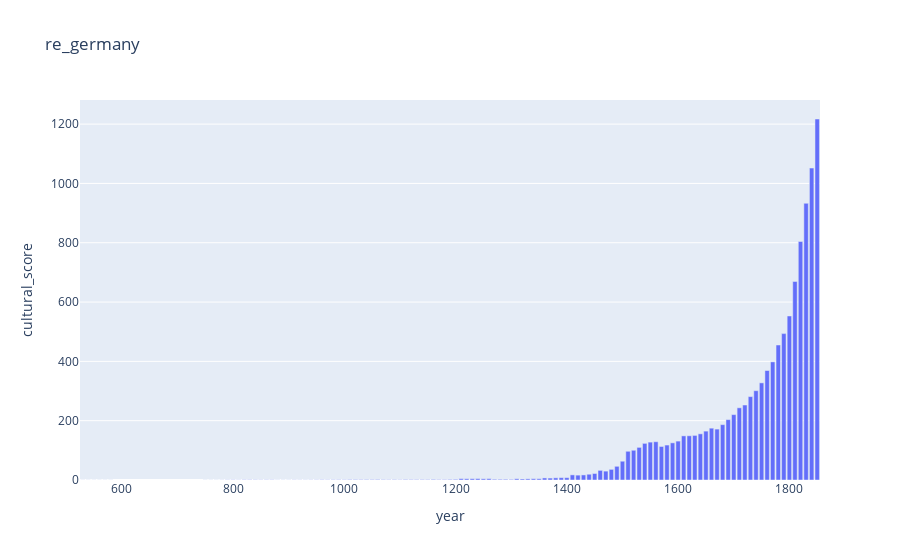
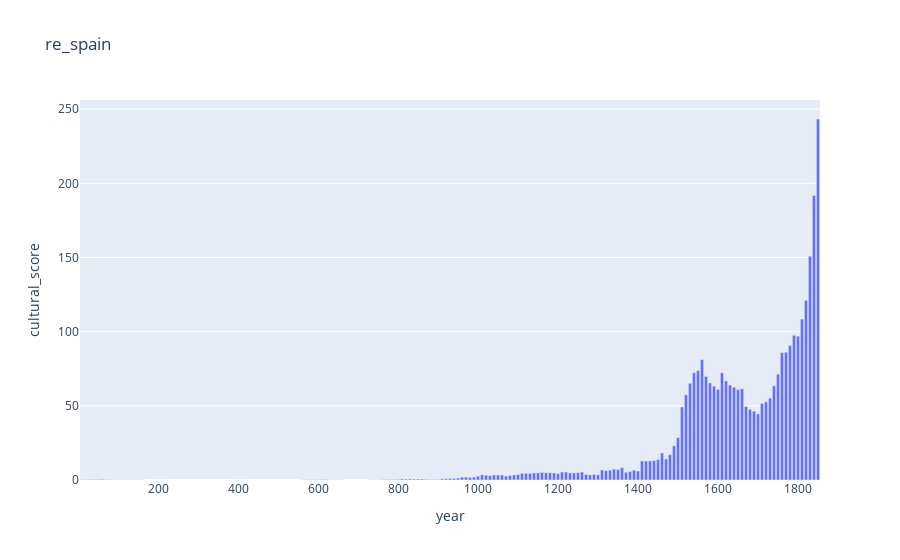
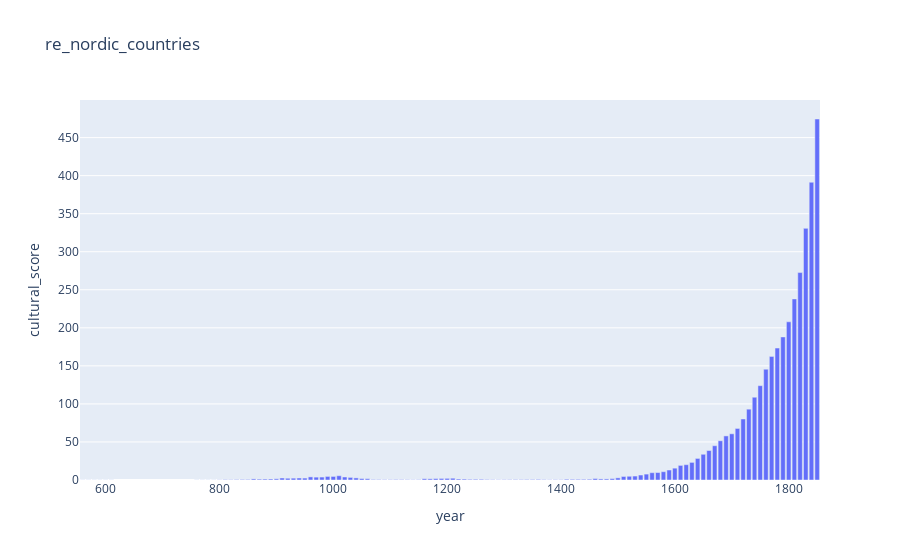
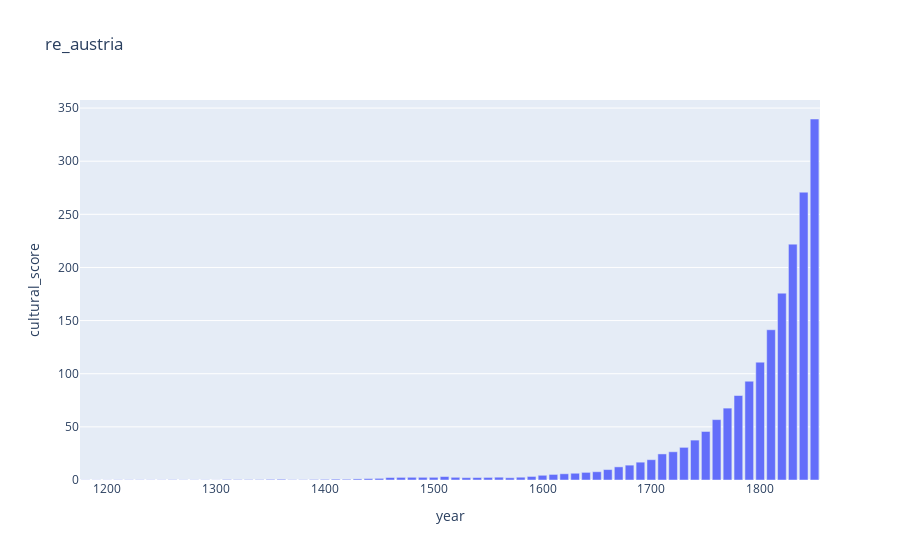

Source (notebook cell) for these figures, in order:
### Code cell
for reg in set(df_fig.region):
    df_test = df_fig[df_fig['region']==reg]
    fig = px.bar(df_test, x = 'year', y = 'cultural_score', title = reg)
    fig.show()

### Figure 1 — Plotly figure (JSON) as saved in the notebook; plotly's stock layout.template omitted (floating-point values rounded to 4 significant figures)
{"data": [{"alignmentgroup": "True", "hovertemplate": "year=%{x}<br>cultural_score=%{y}<extra></extra>", "legendgroup": "", "marker": {"color": "#636efa", "pattern": {"shape": ""}}, "name": "", "offsetgroup": "", "orientation": "v", "showlegend": false, "textposition": "auto", "type": "bar", "x": [530, 540, 550, 560, 570, 580, 750, 760, 770, 780, 790, 800, 810, 820, 830, 840, 850, 860, 870, 880, 890, 900, 910, 920, 930, 940, 950, 960, 970, 980, 990, 1000, 1010, 1020, 1030, 1040, 1050, 1060, 1070, 1080, 1090, 1100, 1110, 1120, 1130, 1140, 1150, 1160, 1170, 1180, 1190, 1200, 1210, 1220, 1230, 1240, 1250, 1260, 1270, 1280, 1290, 1300, 1310, 1320, 1330, 1340, 1350, 1360, 1370, 1380, 1390, 1400, 1410, 1420, 1430, 1440, 1450, 1460, 1470, 1480, 1490, 1500, 1510, 1520, 1530, 1540, 1550, 1560, 1570, 1580, 1590, 1600, 1610, 1620, 1630, 1640, 1650, 1660, 1670, 1680, 1690, 1700, 1710, 1720, 1730, 1740, 1750, 1760, 1770, 1780, 1790, 1800, 1810, 1820, 1830, 1840, 1850], "xaxis": "x", "y": [0.1222, 0.1222, 0.1222, 0.1222, 0.1222, 0.1222, 0.2095, 0.2095, 0.2095, 0.3404, 0.5816, 0.6882, 0.4787, 0.9066, 0.9066, 0.7757, 0.643, 0.742, 0.742, 0.3141, 0.3141, 0.3141, 0.5075, 0.4137, 0.4137, 0.5258, 0.6453, 0.9481, 0.7563, 0.9562, 1.076, 0.9642, 1.565, 1.481, 1.371, 1.473, 1.455, 1.759, 1.245, 1.026, 1.238, 0.9263, 1.637, 1.452, 1.35, 1.457, 1.352, 1.965, 1.387, 1.373, 1.912, 2.227, 4.577, 4.286, 4.369, 4.674, 4.03, 4.56, 2.38, 2.364, 2.355, 2.05, 4.115, 3.472, 3.916, 4.323, 4.32, 6.939, 6.501, 7.302, 7.854, 7.952, 17.29, 16.4, 17.13, 19.46, 21.94, 32.54, 29.95, 35.85, 46.17, 63.32, 96.86, 100.3, 110.0, 123.5, 127.7, 129.1, 113.1, 117.9, 125.3, 131.1, 148.8, 149.1, 150.4, 155.7, 164.8, 174.8, 171.6, 186.7, 203.6, 220.5, 243.4, 252.9, 281.2, 301.1, 327.5, 369.2, 398.4, 455.2, 493.6, 553.1, 669.5, 804.3, 933.0, 1052.0, 1217.0], "yaxis": "y"}], "layout": {"autosize": true, "barmode": "relative", "legend": {"tracegroupgap": 0}, "title": {"text": "re_germany"}, "xaxis": {"anchor": "y", "autorange": true, "domain": [0, 1], "range": [525, 1855], "title": {"text": "year"}, "type": "linear"}, "yaxis": {"anchor": "x", "autorange": true, "domain": [0, 1], "range": [0, 1281.0], "title": {"text": "cultural_score"}, "type": "linear"}}}

### Figure 2 — Plotly figure (JSON) as saved in the notebook; plotly's stock layout.template omitted (floating-point values rounded to 4 significant figures; data arrays with more than 128 entries replaced by an {"elided": "..."} marker saying what was removed)
{"data": [{"alignmentgroup": "True", "hovertemplate": "year=%{x}<br>cultural_score=%{y}<extra></extra>", "legendgroup": "", "marker": {"color": "#636efa", "pattern": {"shape": ""}}, "name": "", "offsetgroup": "", "orientation": "v", "showlegend": false, "textposition": "auto", "type": "bar", "x": {"elided": "140 int values"}, "xaxis": "x", "y": {"elided": "140 float values"}, "yaxis": "y"}], "layout": {"autosize": true, "barmode": "relative", "legend": {"tracegroupgap": 0}, "title": {"text": "re_spain"}, "xaxis": {"anchor": "y", "autorange": true, "domain": [0, 1], "range": [5, 1855], "title": {"text": "year"}, "type": "linear"}, "yaxis": {"anchor": "x", "autorange": true, "domain": [0, 1], "range": [0, 256.2], "title": {"text": "cultural_score"}, "type": "linear"}}}

### Figure 3 — Plotly figure (JSON) as saved in the notebook; plotly's stock layout.template omitted (floating-point values rounded to 4 significant figures)
{"data": [{"alignmentgroup": "True", "hovertemplate": "year=%{x}<br>cultural_score=%{y}<extra></extra>", "legendgroup": "", "marker": {"color": "#636efa", "pattern": {"shape": ""}}, "name": "", "offsetgroup": "", "orientation": "v", "showlegend": false, "textposition": "auto", "type": "bar", "x": [560, 570, 580, 590, 600, 610, 760, 770, 780, 790, 800, 810, 820, 830, 840, 850, 860, 870, 880, 890, 900, 910, 920, 930, 940, 950, 960, 970, 980, 990, 1000, 1010, 1020, 1030, 1040, 1050, 1060, 1070, 1080, 1090, 1100, 1110, 1120, 1130, 1140, 1150, 1160, 1170, 1180, 1190, 1200, 1210, 1220, 1230, 1240, 1250, 1260, 1270, 1280, 1290, 1300, 1310, 1320, 1330, 1340, 1350, 1360, 1370, 1380, 1390, 1400, 1410, 1420, 1430, 1440, 1450, 1460, 1470, 1480, 1490, 1500, 1510, 1520, 1530, 1540, 1550, 1560, 1570, 1580, 1590, 1600, 1610, 1620, 1630, 1640, 1650, 1660, 1670, 1680, 1690, 1700, 1710, 1720, 1730, 1740, 1750, 1760, 1770, 1780, 1790, 1800, 1810, 1820, 1830, 1840, 1850], "xaxis": "x", "y": [0.1068, 0.1068, 0.1068, 0.1068, 0.1068, 0.1068, 0.1006, 0.1006, 0.1006, 0.1006, 0.2009, 0.5114, 0.4108, 0.6135, 0.7189, 0.7189, 1.45, 1.139, 1.239, 1.338, 1.573, 2.613, 2.312, 2.412, 2.635, 2.535, 4.087, 3.755, 3.871, 4.7, 4.689, 5.643, 3.954, 3.402, 2.757, 1.928, 1.718, 0.673, 0.5852, 0.4293, 0.4293, 0.6351, 0.5341, 0.4229, 0.3072, 0.414, 1.656, 1.569, 1.874, 2.045, 2.146, 2.343, 1.311, 1.193, 0.8872, 0.9282, 0.9284, 0.6243, 0.4145, 0.3128, 0.4171, 0.4696, 0.5716, 0.5716, 0.6829, 0.6829, 0.7832, 0.5188, 0.3159, 0.4169, 0.4078, 1.015, 0.9123, 0.9123, 0.9123, 1.02, 1.922, 1.418, 1.42, 1.844, 2.814, 4.64, 4.9, 5.203, 6.53, 7.758, 9.613, 9.833, 10.92, 13.14, 15.58, 19.19, 20.12, 23.15, 28.36, 33.82, 38.75, 45.06, 51.59, 57.95, 60.73, 67.76, 80.19, 93.09, 108.8, 124.0, 145.6, 162.4, 173.4, 188.0, 207.9, 238.0, 272.6, 330.7, 391.3, 474.5], "yaxis": "y"}], "layout": {"autosize": true, "barmode": "relative", "legend": {"tracegroupgap": 0}, "title": {"text": "re_nordic_countries"}, "xaxis": {"anchor": "y", "autorange": true, "domain": [0, 1], "range": [555, 1855], "title": {"text": "year"}, "type": "linear"}, "yaxis": {"anchor": "x", "autorange": true, "domain": [0, 1], "range": [0, 499.4], "title": {"text": "cultural_score"}, "type": "linear"}}}

### Figure 4 — Plotly figure (JSON) as saved in the notebook; plotly's stock layout.template omitted (floating-point values rounded to 4 significant figures)
{"data": [{"alignmentgroup": "True", "hovertemplate": "year=%{x}<br>cultural_score=%{y}<extra></extra>", "legendgroup": "", "marker": {"color": "#636efa", "pattern": {"shape": ""}}, "name": "", "offsetgroup": "", "orientation": "v", "showlegend": false, "textposition": "auto", "type": "bar", "x": [1180, 1190, 1200, 1210, 1220, 1230, 1240, 1250, 1260, 1270, 1280, 1290, 1300, 1310, 1320, 1330, 1340, 1350, 1360, 1370, 1380, 1390, 1400, 1410, 1420, 1430, 1440, 1450, 1460, 1470, 1480, 1490, 1500, 1510, 1520, 1530, 1540, 1550, 1560, 1570, 1580, 1590, 1600, 1610, 1620, 1630, 1640, 1650, 1660, 1670, 1680, 1690, 1700, 1710, 1720, 1730, 1740, 1750, 1760, 1770, 1780, 1790, 1800, 1810, 1820, 1830, 1840, 1850], "xaxis": "x", "y": [0.1381, 0.1381, 0.1381, 0.2423, 0.2423, 0.2423, 0.2044, 0.2044, 0.3052, 0.2009, 0.2009, 0.2009, 0.1007, 0.5051, 0.4044, 0.4044, 0.4044, 0.6059, 0.7064, 0.3021, 0.3021, 0.5075, 0.6102, 0.8099, 0.7094, 1.029, 1.331, 1.537, 2.337, 2.451, 2.553, 2.534, 2.533, 3.233, 2.536, 2.22, 2.32, 2.421, 2.629, 2.127, 2.627, 3.341, 4.443, 5.246, 5.85, 6.356, 7.166, 7.793, 9.81, 12.36, 13.98, 16.78, 19.13, 24.54, 26.56, 30.72, 37.55, 45.67, 56.83, 67.65, 79.5, 92.96, 110.9, 141.4, 175.8, 222.0, 270.8, 339.7], "yaxis": "y"}], "layout": {"autosize": true, "barmode": "relative", "legend": {"tracegroupgap": 0}, "title": {"text": "re_austria"}, "xaxis": {"anchor": "y", "autorange": true, "domain": [0, 1], "range": [1175, 1855], "title": {"text": "year"}, "type": "linear"}, "yaxis": {"anchor": "x", "autorange": true, "domain": [0, 1], "range": [0, 357.6], "title": {"text": "cultural_score"}, "type": "linear"}}}
